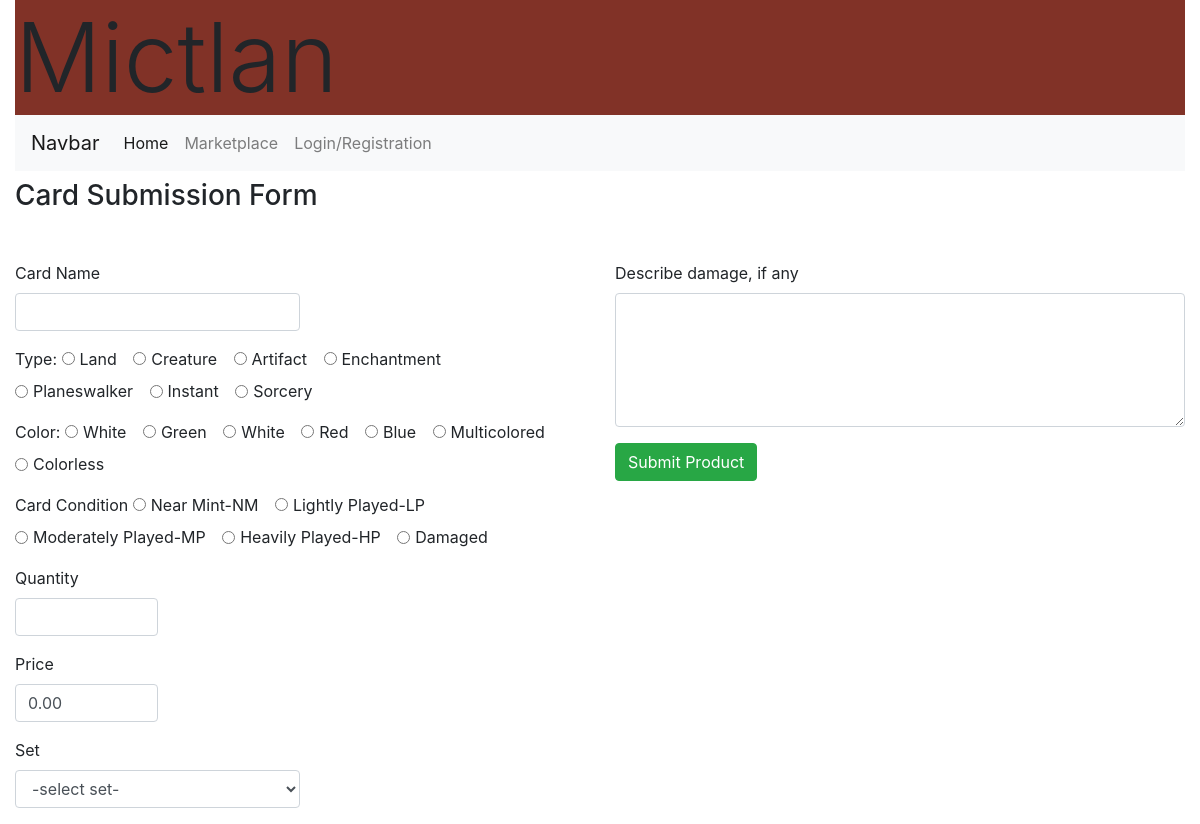
/dashboard/newproduct, run on the app's committed database.
### mtg_exchange_app/models.py (models this page shows)
class Condition(models.Model):
    category = models.CharField(max_length=60)
    desc = models.TextField()
    created_at = models.DateTimeField(auto_now_add=True)
    updated_at = models.DateTimeField(auto_now=True)

### mtg_exchange_app/views.py (the view)
# urls.py: path('dashboard/newproduct', views.newproduct),
def newproduct(request):
    context = {
        'conditions': Condition.objects.all(),
        'pools': Pool.objects.all()
    }
    return render(request, 'newproduct_form.html', context)

### mtg_exchange_app/templates/newproduct_form.html (shortened to what this page needs)
{% load static %}
<!DOCTYPE html>
<html lang="en">
<head>
    <link rel="stylesheet" href="https://stackpath.bootstrapcdn.com/bootstrap/4.4.1/css/bootstrap.min.css">
    <link rel="stylesheet" href="{% static 'css/submissionform.css' %}">
</head>
<body>
    <div class = "container-fluid">
        <h1 class="display-1 header">Mictlan</h1>
        <nav class="navbar navbar-expand-lg navbar-light bg-light">
            <a class="navbar-brand" href="#">Navbar</a>
            <div class="collapse navbar-collapse" id="navbarNav">
              <ul class="navbar-nav">
                <li class="nav-item active">
                  <a class="nav-link" href="#">Home <span class="sr-only">(current)</span></a>
                </li>
                <li class="nav-item">
                  <a class="nav-link" href="/dashboard/listings">Marketplace</a>
                </li>
                <li class="nav-item">
                  <a class="nav-link" href="/login">Login/Registration</a>
                </li>
              </ul>
            </div>
          </nav>
        <h3 class="mt-2 mb-5">Card Submission Form</h3>
        <form action="/dashboard/newproduct/process_submission" method='POST'>
            <div class="row">
                <div class="col">
                <div class="form-group">
                    <label for="card_name">Card Name</label>
                    <input class="form-control w-50" type="text" name="card_name">
                </div>
                <div class="form-group">
                    <label>Type:</label>
                    <div class="form-check form-check-inline">
                    <input class="form-check-input" type="radio" value="Land" name="type">
                    <label class="form-check-label">Land</label>
                    </div>
                    <div class="form-check form-check-inline">
                    <input class="form-check-input" type="radio" value="Creature" name="type">
                    <label class="form-check-label">Creature</label>
                    </div>
                    <div class="form-check form-check-inline">
                    <input class="form-check-input" type="radio" value="Artifact" name="type">
                    <label class="form-check-label">Artifact</label>
                    </div>
                    <div class="form-check form-check-inline">
                    <input class="form-check-input" type="radio" value="Enchantment" name="type">
                    <label class="form-check-label">Enchantment</label>
                    </div>
                    <div class="form-check form-check-inline">
                    <input class="form-check-input" type="radio" value="Planeswalker" name="type">
                    <label class="form-check-label">Planeswalker</label>
                    </div>
                    <div class="form-check form-check-inline">
                    <input class="form-check-input" type="radio" value="Instant" name="type">
                    <label class="form-check-label">Instant</label>
                    </div>
                    <div class="form-check form-check-inline">
                    <input class="form-check-input" type="radio" value="Sorcery" name="type">
                    <label class="form-check-label">Sorcery</label>
                    </div>
                </div>
            <div class="form-group">
                <label>Color:</label>
                <div class="form-check form-check-inline">
                    <input class="form-check-input" type="radio" value="Black" name="color">
                    <label class="form-check-label">White</label>
                </div>
                <div class="form-check form-check-inline">
                    <input class="form-check-input" type="radio" value="Green" name="color">
                    <label class="form-check-label">Green</label>
                </div>
                <div class="form-check form-check-inline">
                    <input class="form-check-input" type="radio" value="White" name="color">
                    <label class="form-check-label">White</label>
                </div>
                <div class="form-check form-check-inline">
                    <input class="form-check-input" type="radio" value="Red" name="color">
                    <label class="form-check-label">Red</label>
                </div>
                <div class="form-check form-check-inline">
                    <input class="form-check-input" type="radio" value="Blue" name="color">
                    <label class="form-check-label">Blue</label>
                </div>
                <div class="form-check form-check-inline">
                    <input class="form-check-input" type="radio" value="Multicolored" name="color">
                    <label class="form-check-label">Multicolored</label>
                </div>
                <div class="form-check form-check-inline">
                    <input class="form-check-input" type="radio" value="Colorless" name="color">
                    <label class="form-check-label">Colorless</label>
                </div>
            </div>
            <div class="form-group">
                <label for="state">Card Condition</label>
                {% for condition in conditions %}
                <div class="form-check form-check-inline">
                    <input class="form-check-input" type="radio" value="{{condition.category}}" name="state">
                    <label class="form-check-label">{{condition.category}}</label>
                </div>
                {% endfor %}
            </div>
            <div class="form-group">
                <label for="quantity">Quantity</label>
                <input class = "form-control w-25" type="number" name="quantity">
            </div>
                <div class="form-group">
                    <label for="price">Price</label>
                    <input class = "form-control w-25" type="number" name="price" value="0.00">
                </div>
            <div class="form-group">
                <label for="pool">Set</label>
                <select class = "form-control w-50" name="pool" id="">
                    <option value="">-select set-</option>
                </select>
            </div>
        </div>
        <div class="col">
            <div class="form-group">
                <label>Describe damage, if any</label>
                <textarea class="form-control" name="description" id="" cols="30" rows="5"></textarea>
            </div>
            <button type="submit" class="btn btn-success">Submit Product</button>
        </div>
        </div>
        </form>
</div>
</body>
</html>

### mtg_exchange_app/static/css/submissionform.css (style rules this page uses)
.header { background-color: rgb(129, 50, 39); margin-bottom: 0; }

### data on the page
Condition: category "Near Mint-NM"
Condition: category "Lightly Played-LP"
Condition: category "Moderately Played-MP"
Condition: category "Heavily Played-HP"
Condition: category "Damaged"
